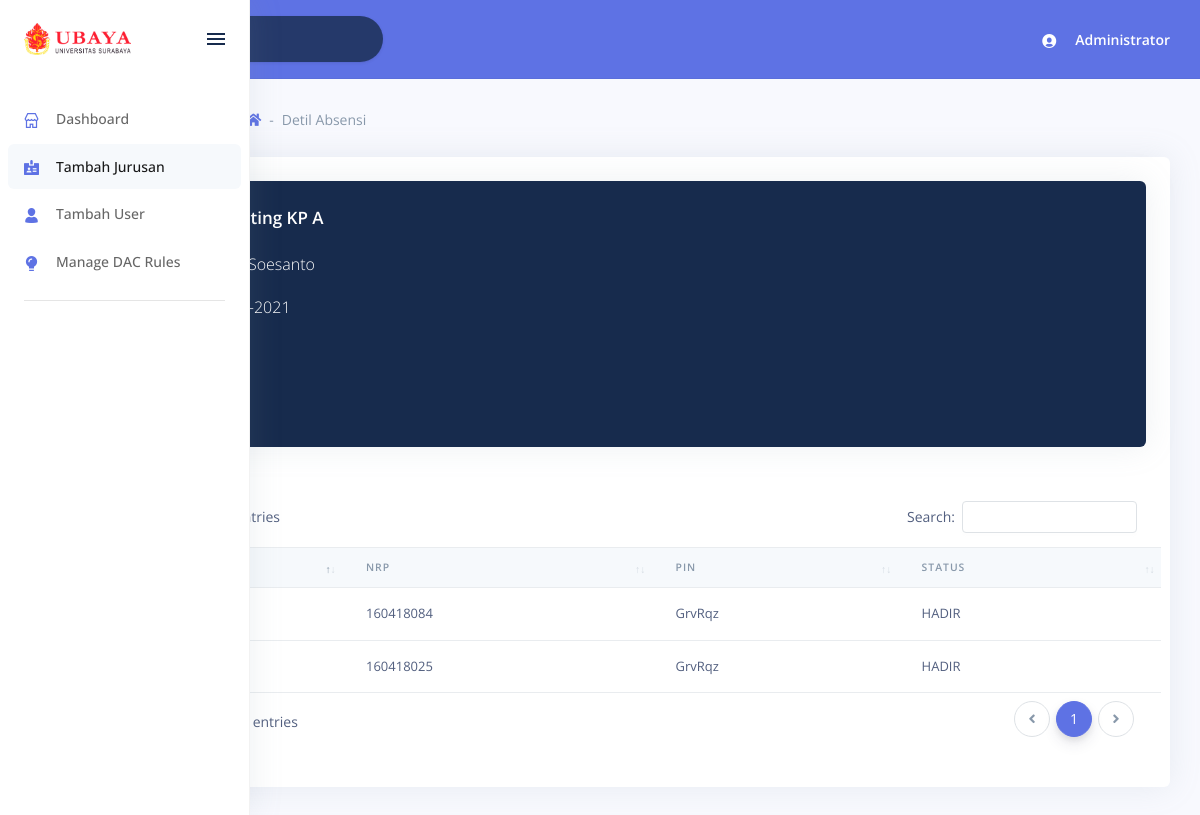
Page /detil_absensi.php?ekode=GrvRqz&mkid=3&kpid=1&tgl=27-03-2021 (signed in) on the committed database.
### tables this page shows
CREATE TABLE IF NOT EXISTS `matakuliahs` (
  `id` INT(11) NOT NULL AUTO_INCREMENT,
  `nama` VARCHAR(45) NOT NULL,
  PRIMARY KEY (`id`));

CREATE TABLE IF NOT EXISTS `matakuliahs_buka` (
  `id` INT(11) NOT NULL AUTO_INCREMENT,
  `kp` VARCHAR(45) NOT NULL,
  PRIMARY KEY (`id`));

CREATE TABLE `users` (
  `id` int(11) NOT NULL,
  `username` varchar(255) DEFAULT NULL,
  `password` varchar(255) DEFAULT NULL,
  `nama` varchar(255) DEFAULT NULL,
  `jabatan` enum('admin','dekan','wadek','kajur','dosen','mhs') DEFAULT NULL,
  `fakultass_id` int(11) NOT NULL,
  `jurusans_id` int(11) DEFAULT NULL
);

CREATE TABLE IF NOT EXISTS `ambil_matakuliahs` (
  `mahasiswas_id` INT(11) NOT NULL,
  `matakuliahs_id` INT(11) NOT NULL,
  `matakuliahs_buka_id` INT(11) NOT NULL,
  `persentase` FLOAT NULL DEFAULT 0,
  PRIMARY KEY (`mahasiswas_id`, `matakuliahs_id`, `matakuliahs_buka_id`),
  INDEX `fk_mahasiswas_has_matakuliahs_has_matakuliahs_buka_matakuli_idx` (`matakuliahs_id` ASC, `matakuliahs_buka_id` ASC),
  INDEX `fk_mahasiswas_has_matakuliahs_has_matakuliahs_buka_mahasisw_idx` (`mahasiswas_id` ASC),
  CONSTRAINT `fk_mahasiswas_has_matakuliahs_has_matakuliahs_buka_mahasiswas1`
    FOREIGN KEY (`mahasiswas_id`)
    REFERENCES `mahasiswas` (`id`)
    ON DELETE NO ACTION
    ON UPDATE NO ACTION,
  CONSTRAINT `fk_mahasiswas_has_matakuliahs_has_matakuliahs_buka_matakuliah1`
    FOREIGN KEY (`matakuliahs_id` , `matakuliahs_buka_id`)
    REFERENCES `matakuliahs_kp` (`matakuliahs_id` , `matakuliahs_buka_id`)
    ON DELETE NO ACTION
    ON UPDATE NO ACTION);

CREATE TABLE IF NOT EXISTS `mahasiswas` (
  `id` INT(11) NOT NULL AUTO_INCREMENT,
  `nrp` VARCHAR(255) NULL DEFAULT NULL,
  `user_id` INT NULL,
  PRIMARY KEY (`id`));

### detil_absensi.php (the view, shortened to what this page needs)
<!DOCTYPE html>
<html>
<head>
    <link rel="stylesheet" href="./assets/vendor/nucleo/css/nucleo.css" type="text/css">
    <link rel="stylesheet" href="./assets/vendor/@fortawesome/fontawesome-free/css/all.min.css" type="text/css">
    <link rel="stylesheet" href="./assets/css/argon.css?v=1.1.0" type="text/css">
    <link href="https://cdnjs.cloudflare.com/ajax/libs/limonte-sweetalert2/7.33.1/sweetalert2.min.css" rel="stylesheet">
    <link rel="stylesheet" href="./assets/vendor/datatables.net-bs4/css/dataTables.bootstrap4.min.css">
    <link rel="stylesheet" href="./assets/vendor/datatables.net-buttons-bs4/css/buttons.bootstrap4.min.css">
    <link rel="stylesheet" href="./assets/vendor/datatables.net-select-bs4/css/select.bootstrap4.min.css">
</head>
<?php
$idmatakuliah = $_GET['mkid'];
$kpid = $_GET['kpid'];
$ekodee = $_GET['ekode'];
$tgl = date_format(date_create($_GET['tgl']), "d-m-Y");
$mysqli = konek('localhost', 'root', '', 'presensi_cloud');
?>
<body>
    <?php
    if ($_SESSION['jabatan'] == 'admin') {
    ?>
        <nav class="sidenav navbar navbar-vertical fixed-left navbar-expand-xs navbar-light bg-white" id="sidenav-main">
            <div class="scrollbar-inner">
                <div class="sidenav-header d-flex align-items-center">
                    <a class="navbar-brand" href="dashboard.php">
                        <img src="./assets/img/brand/blue.jpg" class="navbar-brand-img" alt="...">
                    </a>
                    <div class="ml-auto">
                        <div class="sidenav-toggler d-none d-xl-block" data-action="sidenav-unpin" data-target="#sidenav-main">
                            <div class="sidenav-toggler-inner">
                                <i class="sidenav-toggler-line"></i>
                                <i class="sidenav-toggler-line"></i>
                                <i class="sidenav-toggler-line"></i>
                            </div>
                        </div>
                    </div>
                </div>
                <div class="navbar-inner">
                    <div class="collapse navbar-collapse" id="sidenav-collapse-main">
                        <ul class="navbar-nav">
                            <li class="nav-item">
                                <a class="nav-link" href="dashboard.php" role="button" aria-expanded="true" aria-controls="navbar-dashboards">
                                    <i class="ni ni-shop text-primary"></i>
                                    <span class="nav-link-text">Dashboard</span>
                                </a>
                            </li>
                            <?php
                            if ($_SESSION['jabatan'] == 'admin') {
                                echo "
                  <li class='nav-item'>
                    <a class='nav-link active' href='manage_jurusans.php' role='button' aria-expanded='true' aria-controls='navbar-dashboards'>
                      <i class='ni ni-badge text-primary'></i>
                      <span class='nav-link-text'>Tambah Jurusan</span>
                    </a>
                  </li>
                  <li class='nav-item'>
                    <a class='nav-link' href='tambah_user.php' role='button' aria-expanded='true' aria-controls='navbar-dashboards'>
                      <i class='ni ni-single-02 text-primary'></i>
                      <span class='nav-link-text'>Tambah User</span>
                    </a>
                  </li>
                  <li class='nav-item'>
                    <a class='nav-link' href='listdac.php' role='button' aria-expanded='true' aria-controls='navbar-dashboards'>
                      <i class='ni ni-bulb-61 text-primary'></i>
                      <span class='nav-link-text'>Manage DAC Rules</span>
                    </a>
                  </li>
                ";
                            }
                            ?>
                        </ul>
                        <hr class="my-3">
                    </div>
                </div>
            </div>
        </nav>
    <?php
    }
    ?>
    <div class="main-content" id="panel">
        <nav class="navbar navbar-top navbar-expand navbar-light bg-primary border-bottom">
            <div class="container-fluid">
                <div class="collapse navbar-collapse" id="navbarSupportedContent">
                    <form class="navbar-search navbar-search-dark form-inline mr-sm-3" id="navbar-search-main">
                        <div class="form-group mb-0">
                            <div class="input-group input-group-alternative input-group-merge">
                                <div class="input-group-prepend">
                                    <span class="input-group-text"><i class="fas fa-search"></i></span>
                                </div>
                                <input class="form-control" placeholder="Search" type="text">
                            </div>
                        </div>
                    </form>
                    <ul class="navbar-nav align-items-center ml-auto ml-md-0">
                        <li class="nav-item dropdown">
                            <a class="nav-link pr-0" href="#" role="button" data-toggle="dropdown" aria-haspopup="true" aria-expanded="false">
                                <div class="media align-items-center">
                                    <span class="avatar avatar-sm rounded-circle bg-transparent">
                                        <i class="ni ni-circle-08 bg-transparent"></i>
                                    </span>
                                    <div class="media-body ml-2 d-none d-lg-block">
                                        <span class="mb-0 text-sm  font-weight-bold text-white"><?php echo $_SESSION['nama'] ?></span>
                                    </div>
                                </div>
                            </a>
                        </li>
                    </ul>
                </div>
            </div>
        </nav>
        <div class="header pb-6">
            <div class="container-fluid">
                <div class="header-body">
                    <div class="row align-items-center py-4">
                        <div class="col-lg-6 col-7">
                            <h6 class="h2 d-inline-block mb-0">Detil Absensi</h6>
                            <nav aria-label="breadcrumb" class="d-none d-md-inline-block ml-md-4">
                                <ol class="breadcrumb breadcrumb-links">
                                    <li class="breadcrumb-item"><a href="dashboard.php"><i class="fas fa-home"></i></a></li>
                                    <li class="breadcrumb-item active" aria-current="page">Detil Absensi</li>
                                </ol>
                            </nav>
                        </div>
                    </div>
                </div>
            </div>
        </div>
        <div class="container-fluid mt--6">
            <div class="row">
                <div class="col-12">
                    <div class="card bg-bg-white border-0">
                        <div class="card-body">
                            <div class="row">
                                <div class="col-12">
                                    <div class="row">
                                        <div class="col-12">
                                            <div class="card bg-default">
                                                <div class="card-body">
                                                    <?php
                                                    $dosenid = '';
                                                    $mysqli->select_db('presensi_cloud_' . $_SESSION['jid']);
                                                    $sql = "SELECT *, a.id as id_mk,c.id as id_kp, f.id as id_hari, b.dosen_id as id_dosen FROM matakuliahs a INNER JOIN matakuliahs_kp b ON
          a.id=b.matakuliahs_id INNER JOIN matakuliahs_buka c ON b.matakuliahs_buka_id=c.id INNER JOIN jadwal_matakuliahs e
          ON a.id=e.matakuliahs_id INNER JOIN jadwals f ON e.jadwals_id=f.id WHERE a.id=" . $idmatakuliah;
                                                    $stmt = $mysqli->prepare($sql);
                                                    $stmt->execute();
                                                    $res = $stmt->get_result();
                                                    while ($row = $res->fetch_assoc()) {
                                                        $nama = $row['nama'];
                                                        $kp = $row['kp'];
                                                        $kpid = $row['id_kp'];
                                                        $dosenid = $row['id_dosen'];
                                                    }
                                                    $mysqli->select_db('presensi_cloud');
                                                    $sql = "SELECT * FROM users WHERE id=$dosenid";
                                                    $stmt = $mysqli->prepare($sql);
                                                    $stmt->execute();
                                                    $res = $stmt->get_result();
                                                    $row = $res->fetch_assoc();
                                                    echo "<h3 class='card-title text-white'>" . $nama . ' KP ' . $kp . '</h3>';
                                                    echo "<p class='text-white'>Dosen : ".$row['nama']."</p>";
                                                    echo "<p class='text-white'>Tanggal : " . $tgl . "</p>";
                                                    echo "<p class='font-weight-bold text-white'> Kode Unik : <p class='text-white' id='kunik'>" . $ekodee . "</p></p>";
                                                    ?>
                                                </div>
                                            </div>
                                        </div>
                                    </div>
                                    <div class="row">
                                        <div class="table-responsive py-4">
                                            <table class="table table-flush" id="datatable-basic">
                                                <thead class="thead-light">
                                                    <tr>
                                                        <th>Nama</th>
                                                        <th>NRP</th>
                                                        <th>Pin</th>
                                                        <th>Status</th>
                                                    </tr>
                                                </thead>
                                                <tbody>
                                                    <?php
                                                    $mysqli->select_db('presensi_cloud_' . $_SESSION['jid']);
                                                    $sql = "select * from mahasiswas m inner join ambil_matakuliahs am on
                                                    m.id=am.mahasiswas_id inner join (SELECT mahasiswas_id,tanggal,k.e_code as kodee, k.status as statuss FROM kehadirans k INNER JOIN matakuliahs a ON k.matakuliahs_id=a.id
                                                    INNER JOIN matakuliahs_kp b ON a.id=b.matakuliahs_id INNER JOIN matakuliahs_buka c ON b.matakuliahs_buka_id=c.id INNER JOIN
                                                    jadwal_matakuliahs e ON a.id=e.matakuliahs_id INNER JOIN jadwals f ON e.jadwals_id=f.id
                                                    WHERE k.e_code='$ekodee' AND k.matakuliahs_id=$idmatakuliah AND k.matakuliahs_buka_id=$kpid ORDER BY k.tanggal ASC) krs
                                                    where am.matakuliahs_id=$idmatakuliah and am.matakuliahs_buka_id=$kpid and m.id=krs.mahasiswas_id";
                                                    $stmt = $mysqli->prepare($sql);
                                                    $stmt->execute();
                                                    $res = $stmt->get_result();
                                                    while ($row = $res->fetch_assoc()) {
                                                        $nrp = $row['nrp'];
                                                        $mysqli->select_db('presensi_cloud');
                                                        $sql1 = "select * from users where id = " . $row['user_id'];
                                                        $stmt1 = $mysqli->prepare($sql1);
                                                        $stmt1->execute();
                                                        $res1 = $stmt1->get_result();
                                                        $row1 = $res1->fetch_assoc();
                                                        $nama = $row1['nama'];
                                                        $kode = $row['kodee'];
                                                        $status = $row['statuss'];
                                                        echo "
                                                <tr>
                                                <td>$nama</td>
                                                <td>$nrp</td>
                                                <td>$kode</td>
                                                <td>$status</td>
                                                </tr>
                                                ";
                                                    }
                                                    ?>
                                                </tbody>
                                            </table>
                                        </div>
                                    </div>
                                </div>
                            </div>
                        </div>
                    </div>
                </div>
</body>
</html>

### rows in the picture
matakuliahs: matakuliahs_buka.kp "A"
users: nama "Daniel Soesanto"
ambil_matakuliahs: mahasiswas.nrp "160418025", kode "GrvRqz", status "HADIR"
ambil_matakuliahs: mahasiswas.nrp "160418084", kode "GrvRqz", status "HADIR"

### other values in the picture
$_SESSION['nama'] "Administrator"
